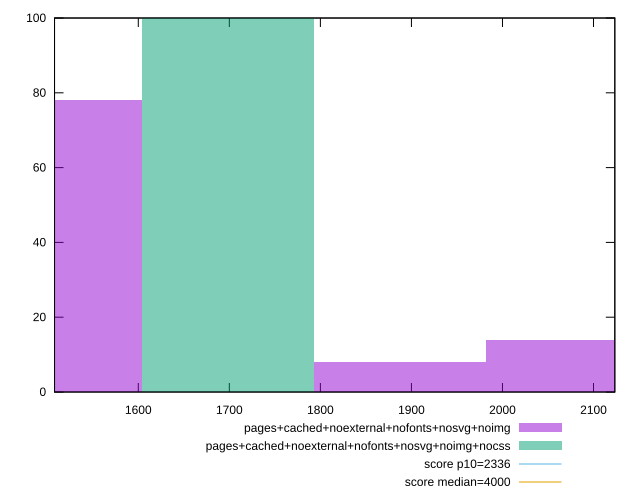

The script that saved this image:
reset

$pagesCachedNoexternalNofontsNosvgNoimg <<EOF
1509.9616285131215 78
2076.1972392055422 14
1887.4520356414018 8
EOF

$pagesCachedNoexternalNofontsNosvgNoimgNocss <<EOF
1698.7068320772617 100
EOF

set key outside below
set boxwidth 188.74520356414018
set xrange [1508.0034:2123.4029499999997]
set yrange [0:100]
set trange [0:100]
set style fill transparent solid 0.5 noborder

set parametric
set terminal svg size 640, 500 enhanced background rgb 'white'
set output "reprap/first-contentful-paint/comparison/histogram/11_vs_12.svg"

plot $pagesCachedNoexternalNofontsNosvgNoimg title "pages+cached+noexternal+nofonts+nosvg+noimg" with boxes, \
     $pagesCachedNoexternalNofontsNosvgNoimgNocss title "pages+cached+noexternal+nofonts+nosvg+noimg+nocss" with boxes, \
     2336,t title "score p10=2336", \
     4000,t title "score median=4000"

reset
